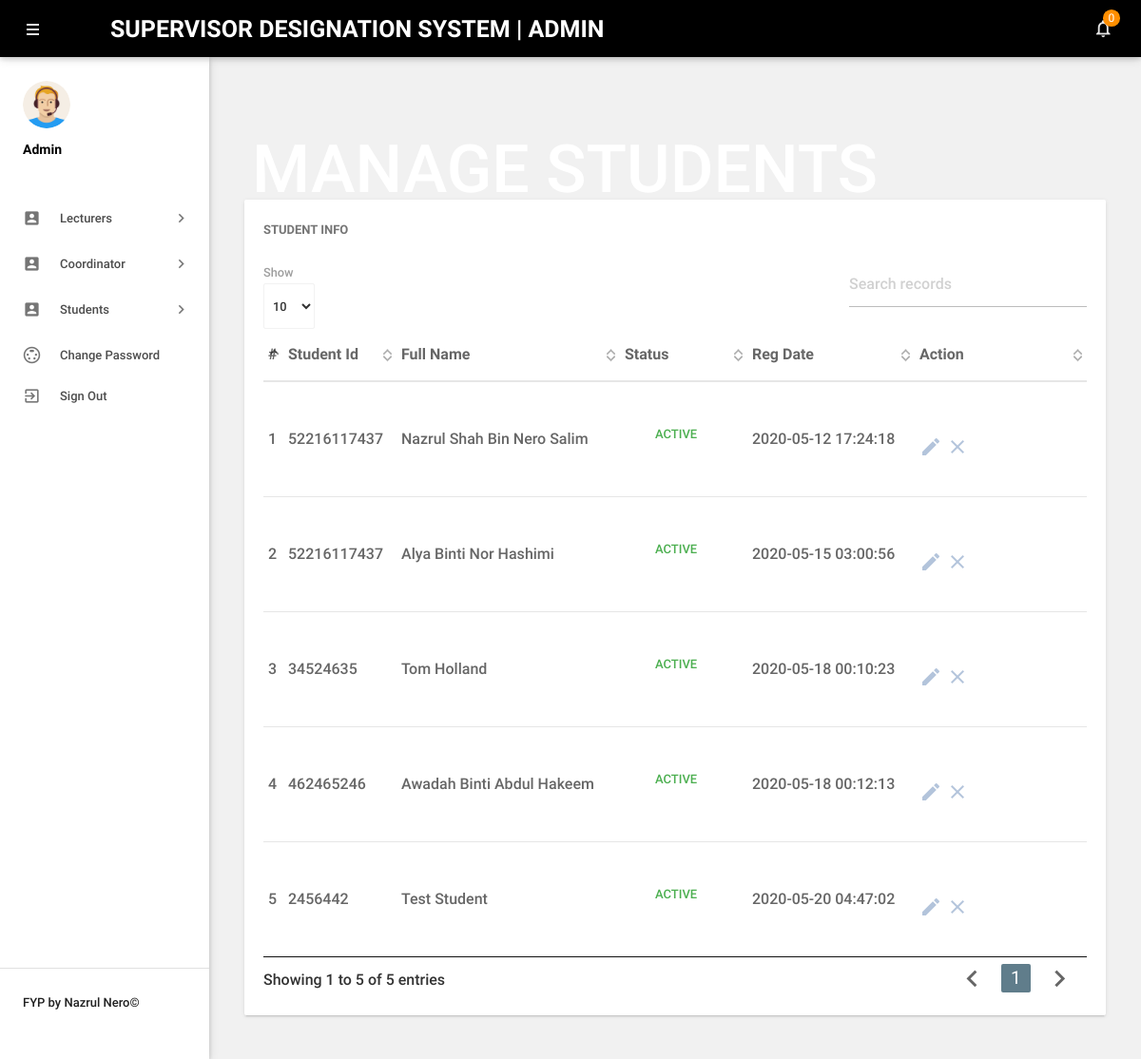
Screenshot of /admin/managestudent.php (signed in) with the database file from the repository.
### tables this page shows
CREATE TABLE `tblstudents` (
  `id` int(11) NOT NULL,
  `StudId` varchar(100) NOT NULL,
  `FirstName` varchar(150) NOT NULL,
  `LastName` varchar(150) NOT NULL,
  `EmailId` varchar(200) NOT NULL,
  `Password` varchar(180) NOT NULL,
  `Gender` varchar(100) NOT NULL,
  `Dob` varchar(100) NOT NULL,
  `Major` varchar(100) NOT NULL,
  `Semester` char(100) NOT NULL,
  `Nationality` varchar(150) NOT NULL,
  `Phonenumber` char(11) NOT NULL,
  `ProjectTitle` varchar(150) NOT NULL,
  `Supervisor` varchar(150) NOT NULL,
  `Status` int(1) NOT NULL,
  `RegDate` timestamp NOT NULL DEFAULT current_timestamp()
);

### admin/managestudent.php (the view, shortened to what this page needs)
<?php
include('includes/config.php');
if (strlen($_SESSION['alogin']) == 0) {
    header('location:index.php');
} else {
?>
    <!DOCTYPE html>
    <html lang="en">
    <head>
        <link type="text/css" rel="stylesheet" href="../assets/plugins/materialize/css/materialize.min.css" />
        <link href="../assets/plugins/material-preloader/css/materialPreloader.min.css" rel="stylesheet">
        <link href="../assets/plugins/datatables/css/jquery.dataTables.min.css" rel="stylesheet">
        <link href="../assets/css/customs.css" rel="stylesheet" type="text/css" />
    </head>
    <body>
        <?php include('includes/header.php'); ?>
        <?php include('includes/sidebar.php'); ?>
        <main class="mn-inner">
            <div class="row">
                <div class="col s12">
                    <div class="page-title">Manage Students</div>
                </div>
                <div class="col s12 m12 l12">
                    <div class="card">
                        <div class="card-content">
                            <span class="card-title">Student Info</span>
                            <table id="example" class="display responsive-table ">
                                <thead>
                                    <tr>
                                        <th>#</th>
                                        <th>Student Id</th>
                                        <th>Full Name</th>
                                        <th>Status</th>
                                        <th>Reg Date</th>
                                        <th>Action</th>
                                    </tr>
                                </thead>
                                <tbody>
                                    <?php
                                    $sql = "SELECT StudId,FirstName,LastName,Status,RegDate,id from tblstudents";
                                    $query = $dbh->prepare($sql);
                                    $query->execute();
                                    $results = $query->fetchAll(PDO::FETCH_OBJ);
                                    $cnt = 1;
                                    if ($query->rowCount() > 0) {
                                        foreach ($results as $result) {               ?>
                                            <tr>
                                                <td><?php echo htmlentities($cnt); ?></td>
                                                <td><?php echo htmlentities($result->StudId); ?></td>
                                                <td><?php echo htmlentities($result->FirstName); ?>&nbsp;<?php echo htmlentities($result->LastName); ?></td>
                                                <td><?php $stats = $result->Status;
                                                    if ($stats) {
                                                    ?>
                                                        <a class="waves-effect waves-green btn-flat m-b-xs">Active</a>
                                                    <?php } else { ?>
                                                        <a class="waves-effect waves-red btn-flat m-b-xs">Inactive</a>
                                                    <?php } ?>
                                                </td>
                                                <td><?php echo htmlentities($result->RegDate); ?></td>
                                                <td><a href="editstudent.php?studid=<?php echo htmlentities($result->id); ?>"><i class="material-icons">mode_edit</i></a>
                                                    <?php if ($result->Status == 1) { ?>
                                                        <a href="managestudent.php?inid=<?php echo htmlentities($result->id); ?>" onclick="return confirm('Are you sure you want to inactive this student?');"" > <i class=" material-icons" title="Inactive">clear</i>
                                                        <?php } else { ?>
                                                            <a href="managestudent.php?id=<?php echo htmlentities($result->id); ?>" onclick="return confirm('Are you sure you want to active this student?');""><i class=" material-icons" title="Active">done</i>
                                                            <?php } ?> </td>
                                            </tr>
                                    <?php $cnt++;
                                        }
                                    } ?>
                                </tbody>
                            </table>
                        </div>
                    </div>
                </div>
            </div>
        </main>
        </div>
        <div class="left-sidebar-hover"></div>
    </body>
    </html>
<?php } ?>

### assets/css/customs.css (style rules this page uses)
.header-title,.inner-sidebar-title,.modal .modal-content h4,.page-title,.stats-info h5 { text-transform:uppercase }
.mn-content,body,html { font-size:16px; height:100%; width:100% }
html { font-weight:500; color:rgba(0,0,0,.6) }
body { background-color:rgb(241, 241, 241); overflow-y:auto!important; overflow-x:hidden }
a { font-weight:400; font-size:60px; color:#b3c4db }
.btn,.btn-flat { font-weight:500; font-size:13px }
.btn-flat.waves-green { color:#4caf50 }
@media (min-width:993px) { .mn-content.fixed-sidebar .mn-inner { padding-left:245px; width:100% } }
.m-b-xs { margin-bottom:10px }
.page-title { float:left; font-size: 70px; margin:0 8px 5px; color:rgb(255, 255, 255); line-height:37px }
.left-sidebar-hover { position:fixed; background:0 0; width:13.25px; left:0; top:0; bottom:0 }
.mn-inner { padding:100px 25px 9.5px; min-height:calc(100% - 181px) }
.card,.card-panel { box-shadow:0 2px 2px 0 rgba(0,0,0,.05),0 3px 1px -2px rgba(0,0,0,.08),0 1px 5px 0 rgba(0,0,0,.08); position:relative }
.card-panel>.card-content>.card-title,.card>.card-content>.card-title,.card>.card-reveal>.card-title { line-height:24px; font-size:13px; font-weight:700; display:block; margin-bottom:20px; text-transform:uppercase; color:rgba(0,0,0,.54) }
.dataTable,.dataTable td,.dataTable th { border-radius:0 }
.dataTable td,.dataTable th { padding:15px 5px!important; display:table-cell; text-align:left; vertical-align:middle; background:0 0 }
.dataTable.display tr.odd,.dataTable.hover tr.odd { background-color:transparent!important }
.dataTable.display tr .sorting_1,.dataTable.hover tr .sorting_1 { background-color:transparent!important }
table.dataTable thead td,table.dataTable thead th { padding:15px 5px!important; border-bottom:1px solid #E6E6E6 }
.dataTable.display tr,.dataTable.hover tr { background-color:transparent!important; border-bottom:1px solid #E6E6E6 }
table.dataTable.display tbody td,table.dataTable.display tbody th,table.dataTable.row-border tbody td,table.dataTable.row-border tbody th { border-top:1px solid #E6E6E6 }
table.dataTable.display tbody tr:first-child td,table.dataTable.display tbody tr:first-child th,table.dataTable.row-border tbody tr:first-child td,table.dataTable.row-border tbody tr:first-child th { border-top:1px solid #E6E6E6 }

### rows the page displays
tblstudents: StudId "52216117437", FirstName "Nazrul Shah", LastName "Bin Nero Salim", Status "ACTIVE", RegDate "2020-05-12 17:24:18"
tblstudents: StudId "52216117437", FirstName "Alya", LastName "Binti Nor Hashimi", Status "ACTIVE", RegDate "2020-05-15 03:00:56"
tblstudents: StudId "34524635", FirstName "Tom", LastName "Holland", Status "ACTIVE", RegDate "2020-05-18 00:10:23"
tblstudents: StudId "462465246", FirstName "Awadah", LastName "Binti Abdul Hakeem", Status "ACTIVE", RegDate "2020-05-18 00:12:13"
tblstudents: StudId "2456442", FirstName "Test", LastName "Student", Status "ACTIVE", RegDate "2020-05-20 04:47:02"

### other values shown
$unreadcount "0"
